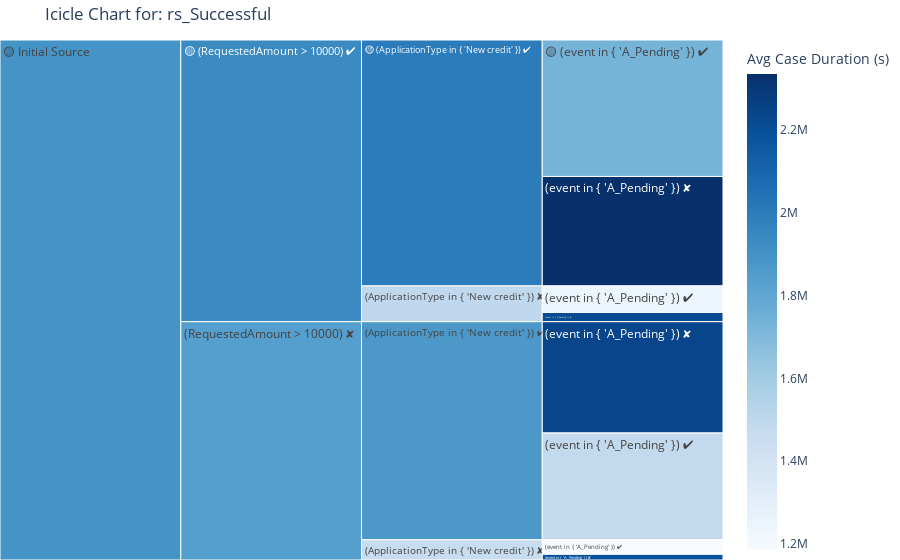

The cell this chart's notebook holds for it:
### Code cell
icicle('rs_Successful', log_view, metric='avg_case_duration_seconds', details=False)

### Figure 1 — Plotly figure (JSON) as saved in the notebook; plotly's stock layout.template omitted (floating-point values rounded to 4 significant figures)
{"data": [{"branchvalues": "total", "customdata": [["8,270", "20d 1h 9m", 1732000.0], ["6,632", "27d 0h 37m", 2335000.0], ["1,606", "14d 8h 50m", 1241000.0], ["561", "25d 16h 28m", 2219000.0], ["6,473", "17d 5h 17m", 1488000.0], ["6,745", "25d 23h 38m", 2245000.0], ["879", "13d 17h 21m", 1186000.0], ["343", "25d 8h 26m", 2190000.0], ["(?)", "(?)", 2000000.0], ["(?)", "(?)", 1495000.0], ["(?)", "(?)", 1874000.0], ["(?)", "(?)", 1468000.0], ["(?)", "(?)", 1936000.0], ["(?)", "(?)", 1840000.0], ["(?)", "(?)", 1892000.0]], "domain": {"x": [0, 1], "y": [0, 1]}, "hoverinfo": "skip", "ids": ["🟡 Initial Source/🟡 (RequestedAmount > 10000) ✔/🟡 (ApplicationType in { 'New credit' }) ✔/🟡 (event in { 'A_Pending' }) ✔", "🟡 Initial Source/🟡 (RequestedAmount > 10000) ✔/🟡 (ApplicationType in { 'New credit' }) ✔/(event in { 'A_Pending' }) ✘", "🟡 Initial Source/🟡 (RequestedAmount > 10000) ✔/(ApplicationType in { 'New credit' }) ✘/(event in { 'A_Pending' }) ✔", "🟡 Initial Source/🟡 (RequestedAmount > 10000) ✔/(ApplicationType in { 'New credit' }) ✘/(event in { 'A_Pending' }) ✘", "🟡 Initial Source/(RequestedAmount > 10000) ✘/(ApplicationType in { 'New credit' }) ✔/(event in { 'A_Pending' }) ✔", "🟡 Initial Source/(RequestedAmount > 10000) ✘/(ApplicationType in { 'New credit' }) ✔/(event in { 'A_Pending' }) ✘", "🟡 Initial Source/(RequestedAmount > 10000) ✘/(ApplicationType in { 'New credit' }) ✘/(event in { 'A_Pending' }) ✔", "🟡 Initial Source/(RequestedAmount > 10000) ✘/(ApplicationType in { 'New credit' }) ✘/(event in { 'A_Pending' }) ✘", "🟡 Initial Source/🟡 (RequestedAmount > 10000) ✔/🟡 (ApplicationType in { 'New credit' }) ✔", "🟡 Initial Source/🟡 (RequestedAmount > 10000) ✔/(ApplicationType in { 'New credit' }) ✘", "🟡 Initial Source/(RequestedAmount > 10000) ✘/(ApplicationType in { 'New credit' }) ✔", "🟡 Initial Source/(RequestedAmount > 10000) ✘/(ApplicationType in { 'New credit' }) ✘", "🟡 Initial Source/🟡 (RequestedAmount > 10000) ✔", "🟡 Initial Source/(RequestedAmount > 10000) ✘", "🟡 Initial Source"], "labels": ["🟡 (event in { 'A_Pending' }) ✔", "(event in { 'A_Pending' }) ✘", "(event in { 'A_Pending' }) ✔", "(event in { 'A_Pending' }) ✘", "(event in { 'A_Pending' }) ✔", "(event in { 'A_Pending' }) ✘", "(event in { 'A_Pending' }) ✔", "(event in { 'A_Pending' }) ✘", "🟡 (ApplicationType in { 'New credit' }) ✔", "(ApplicationType in { 'New credit' }) ✘", "(ApplicationType in { 'New credit' }) ✔", "(ApplicationType in { 'New credit' }) ✘", "🟡 (RequestedAmount > 10000) ✔", "(RequestedAmount > 10000) ✘", "🟡 Initial Source"], "marker": {"coloraxis": "coloraxis", "colors": [1732000.0, 2335000.0, 1241000.0, 2219000.0, 1488000.0, 2245000.0, 1186000.0, 2190000.0, 2000000.0, 1495000.0, 1874000.0, 1468000.0, 1936000.0, 1840000.0, 1892000.0]}, "name": "", "parents": ["🟡 Initial Source/🟡 (RequestedAmount > 10000) ✔/🟡 (ApplicationType in { 'New credit' }) ✔", "🟡 Initial Source/🟡 (RequestedAmount > 10000) ✔/🟡 (ApplicationType in { 'New credit' }) ✔", "🟡 Initial Source/🟡 (RequestedAmount > 10000) ✔/(ApplicationType in { 'New credit' }) ✘", "🟡 Initial Source/🟡 (RequestedAmount > 10000) ✔/(ApplicationType in { 'New credit' }) ✘", "🟡 Initial Source/(RequestedAmount > 10000) ✘/(ApplicationType in { 'New credit' }) ✔", "🟡 Initial Source/(RequestedAmount > 10000) ✘/(ApplicationType in { 'New credit' }) ✔", "🟡 Initial Source/(RequestedAmount > 10000) ✘/(ApplicationType in { 'New credit' }) ✘", "🟡 Initial Source/(RequestedAmount > 10000) ✘/(ApplicationType in { 'New credit' }) ✘", "🟡 Initial Source/🟡 (RequestedAmount > 10000) ✔", "🟡 Initial Source/🟡 (RequestedAmount > 10000) ✔", "🟡 Initial Source/(RequestedAmount > 10000) ✘", "🟡 Initial Source/(RequestedAmount > 10000) ✘", "🟡 Initial Source", "🟡 Initial Source", ""], "type": "icicle", "values": [8270.0, 6632.0, 1606.0, 561.0, 6473.0, 6745.0, 879.0, 343.0, 14900.0, 2167.0, 13220.0, 1222.0, 17070.0, 14440.0, 31510.0]}], "layout": {"coloraxis": {"colorbar": {"title": {"text": "Avg Case Duration (s)"}}, "colorscale": [[0, "rgb(247,251,255)"], [0.125, "rgb(222,235,247)"], [0.25, "rgb(198,219,239)"], [0.375, "rgb(158,202,225)"], [0.5, "rgb(107,174,214)"], [0.625, "rgb(66,146,198)"], [0.75, "rgb(33,113,181)"], [0.875, "rgb(8,81,156)"], [1, "rgb(8,48,107)"]]}, "legend": {"tracegroupgap": 0}, "margin": {"b": 0, "l": 0, "r": 0, "t": 40}, "title": {"text": "Icicle Chart for: rs_Successful"}}}
